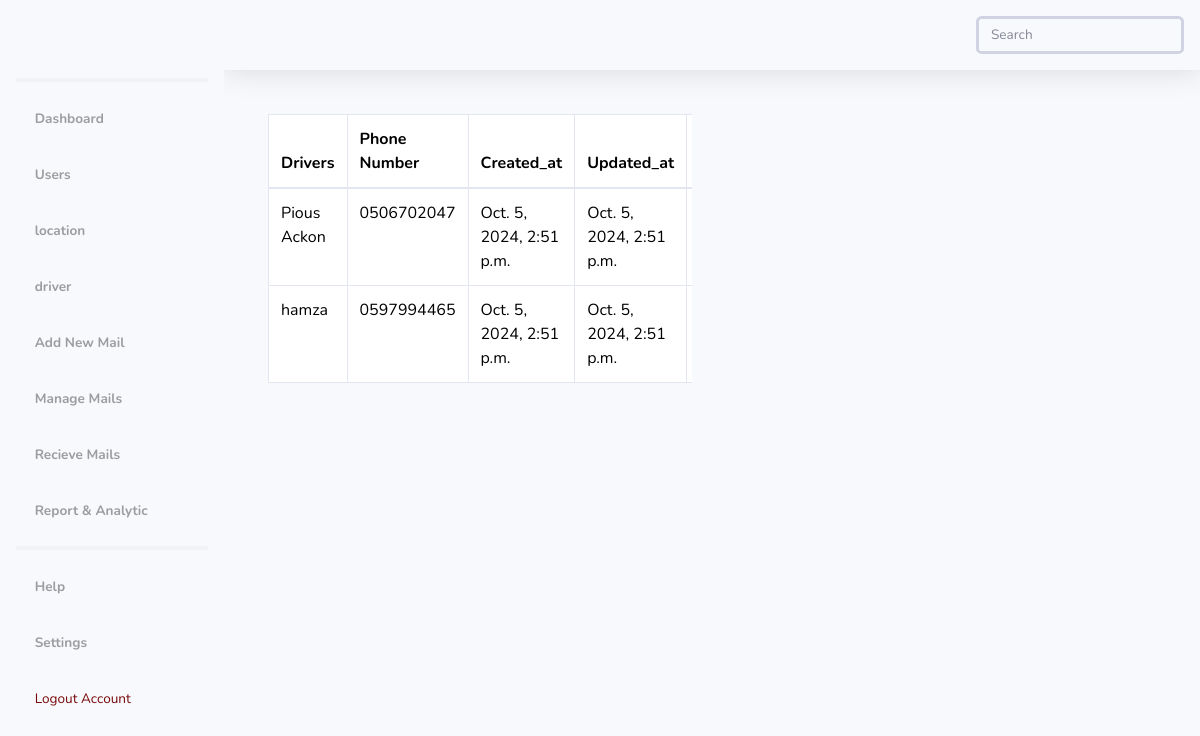
Page /dashboard/drivers (signed in) on the committed database.
### mail/models.py (models this page shows, shortened)
class ModelInherit(models.Model):
    created_at = models.DateTimeField(auto_now_add=True)
    updated_at = models.DateTimeField(auto_now=True)

class AssignedTo(ModelInherit):
    name = models.CharField(max_length=100, unique=True)
    phone_number = models.CharField(max_length=15, null=True, blank=False)

class ModelInherit(models.Model):
    created_at = models.DateTimeField(auto_now_add=True)
    updated_at = models.DateTimeField(auto_now=True)

### management/views.py (the view)
# urls.py: path('drivers', DriverListView.as_view(), name='drivers'),
@method_decorator([login_required, registry_required], name='dispatch')
class DriverListView(ListView):
    model = AssignedTo
    template_name = 'driver/driver_list.html'
    context_object_name = 'drivers'

### management/templatetags/custom_tags.py (called while the page is built)
@register.simple_tag(takes_context=True)
def get_locations(context):
    request = context['request']
    user_location = request.user.location
    if request.user.is_authenticated and request.user.is_admin:
        locations = Location.objects.all()
    else:
        locations = Location.objects.exclude(id=user_location.id)
    return locations

### templates/driver/driver_list.html (shortened to what this page needs)
{% load static %}
<!DOCTYPE html>
<html lang="en">
<head>
    {% include 'components/css.html' %}
</head>
<body id="page-top">
    <div id="wrapper">
            {% include 'components/sidebar.html' %}
        <div id="content-wrapper" class="d-flex flex-column">
            <div id="content">
                {% include 'components/navbar.html' %}
                <div class="container-fluid">
                    <div class="card-body" style="width: 50%;">
                        <div class="table-responsive">
                            <table class="table table-bordered" id="dataTable" width="100%" cellspacing="0">
                                <thead>
                                    <tr>
                                        <th>Drivers</th>
                                        <th>Phone Number</th>
                                        <th>Created_at</th>
                                        <th>Updated_at</th>
                                        <th>Action</th>
                                    </tr>
                                </thead>
                                <tbody>
                                    {% for driver in drivers %}
                                    <tr>
                                        <td>{{driver.name}}</td>
                                        <td>{{driver.phone_number}}</td>
                                        <td>{{driver.created_at}}</td>
                                        <td>{{driver.updated_at}}</td>
                                        <td><a href="{% url 'driver_update' driver.pk %}">Update</a></td>
                                    </tr>
                                    {% endfor %}
                                </tbody>
                            </table>
                        </div>
                    </div>
                </div>
            </div>
        </div>
    </div>
</body>
</html>

### rows in the picture
AssignedTo: name "Pious Ackon", phone_number "0506702047", created_at "Oct. 5, 2024, 2:51 p.m.", updated_at "Oct. 5, 2024, 2:51 p.m."
AssignedTo: name "hamza", phone_number "0597994465", created_at "Oct. 5, 2024, 2:51 p.m.", updated_at "Oct. 5, 2024, 2:51 p.m."
